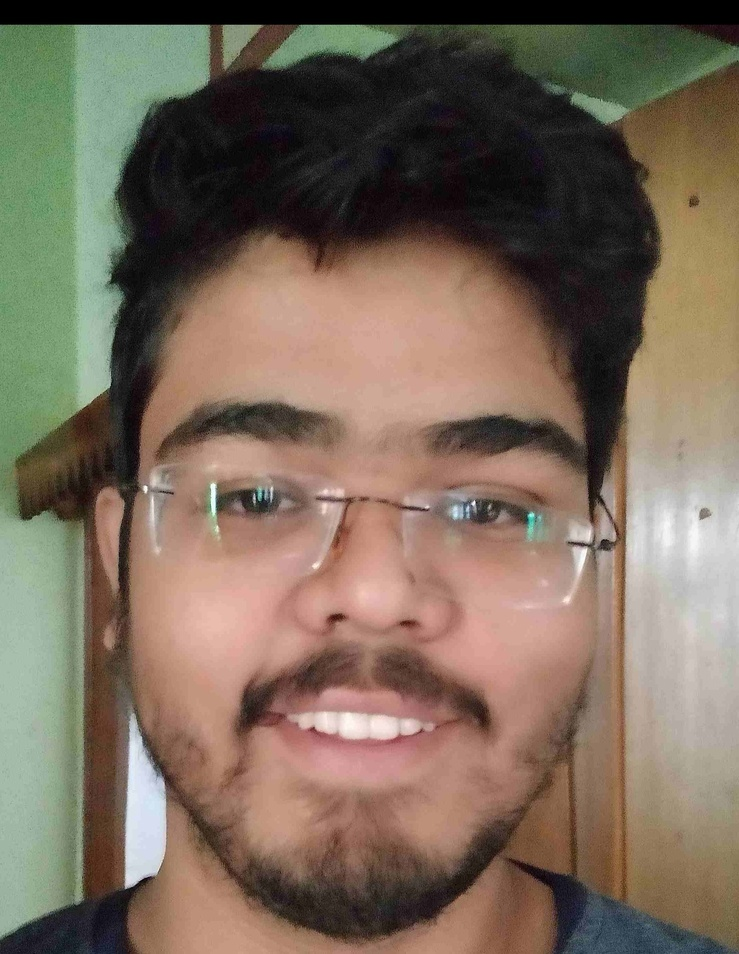
#> input picture Ad.jpg, 739 x 954 px, shrunk from 2125 x 2742 before the run
$ python rgb_to_binary.py
#> lines starting #> are read from the running program, lines starting #| are printed output that depends on the picture; after the words box and inside, x2 and y2 are one past the last pixel; in counts of white or black regions, pixels touching at a corner belong together
import cv2

# read the image file
img = cv2.imread('Ad.jpg', 2)
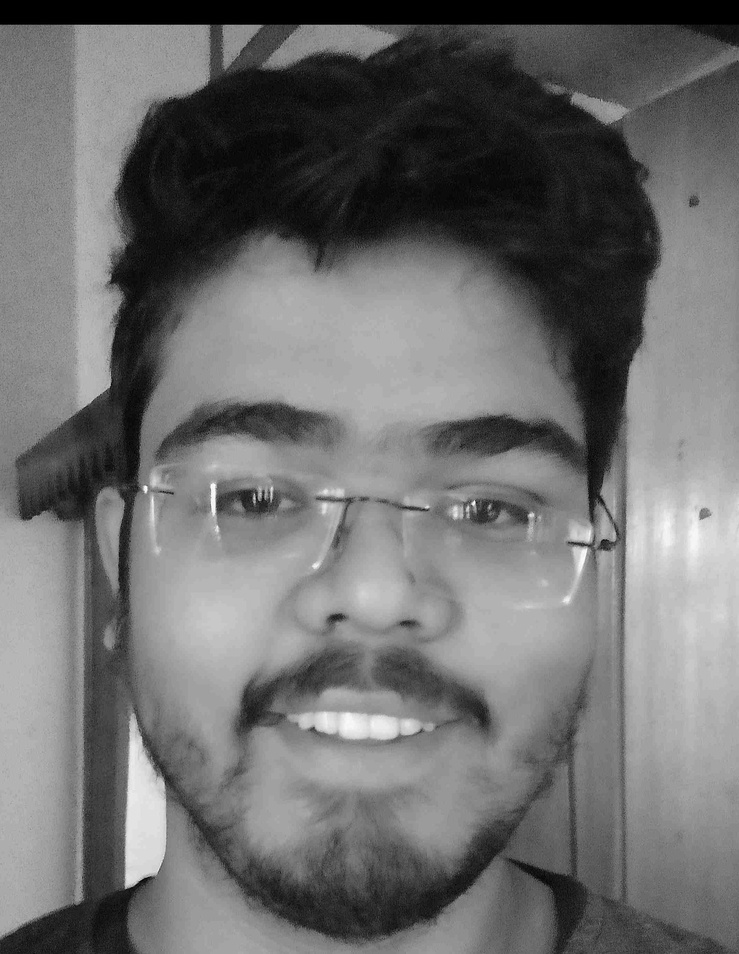
#> img: shape (954, 739); min 0, max 255, mean 110

ret, bw_img = cv2.threshold(img, 127, 255, cv2.THRESH_BINARY)
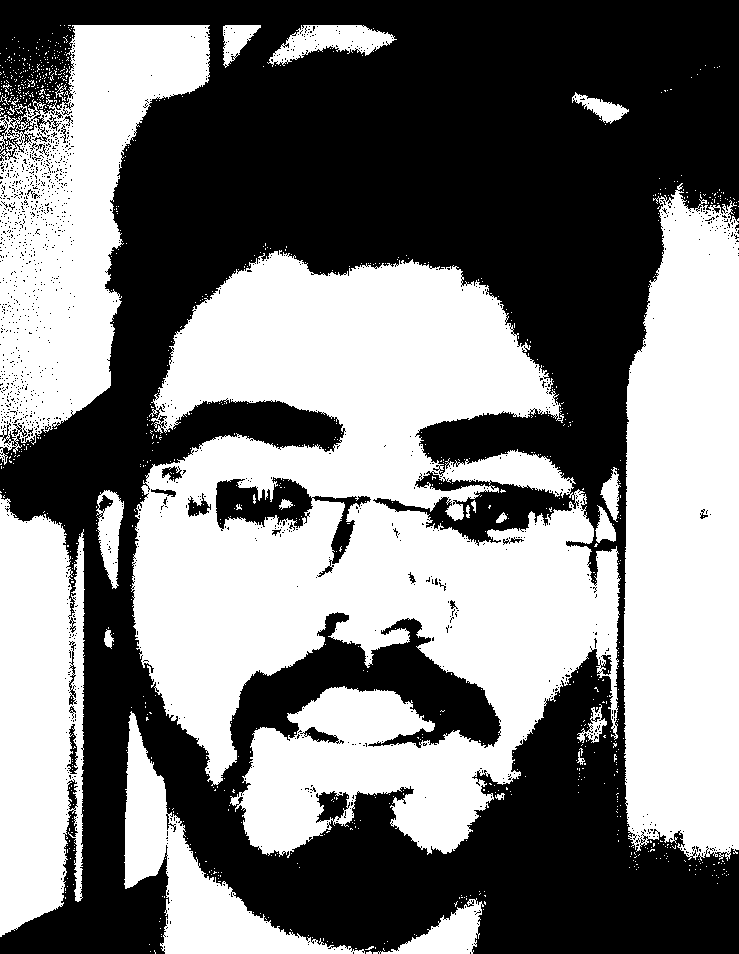
#> bw_img: shape (954, 739); 49% white; 973 white regions (945 under 20 px), largest, box (x1, y1, x2, y2) and area: (131, 250, 621, 858) 175502, (623, 183, 739, 861) 68159, (0, 25, 210, 465) 44625

# converting to its binary form
bw = cv2.threshold(img, 127, 255, cv2.THRESH_BINARY)

cv2.imshow("Binary", bw_img)

Ad_binary = 'Ad_bnary.jpg'

# Using cv2.imwrite() method
# Saving the image
cv2.imwrite(Ad_binary, bw_img)

cv2.waitKey(0)
cv2.destroyAllWindows()

$ run again, with Ad1.jpg copied over Ad.jpg
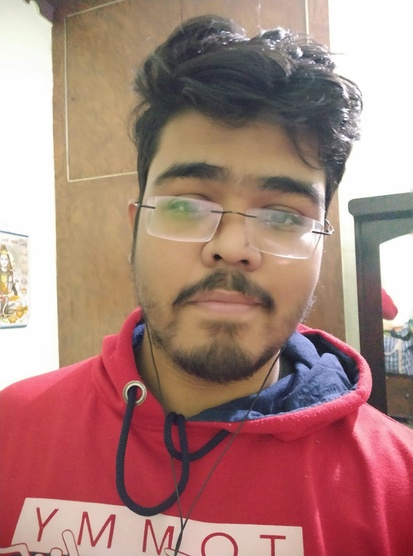
#> input picture Ad1.jpg, 413 x 556 px, shrunk from 1187 x 1599 before the run
#> `img = cv2.imread('Ad.jpg', 2)`:
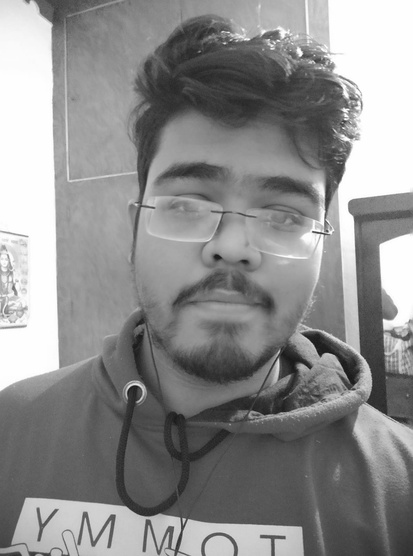
#> img: shape (556, 413); min 19, max 255, mean 141.6
#> `ret, bw_img = cv2.threshold(img, 127, 255, cv2.THRESH_BINARY)`:
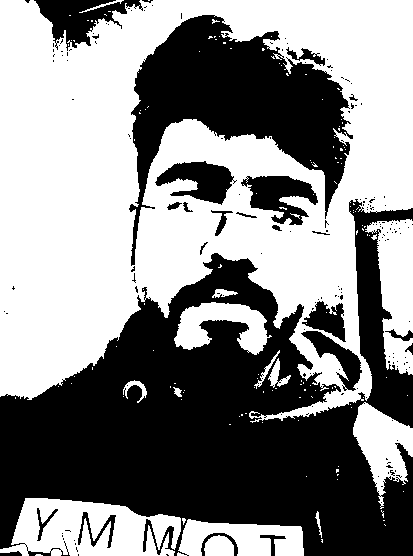
#> bw_img: shape (556, 413); 53.8% white; 179 black regions (156 under 20 px), largest, box (x1, y1, x2, y2) and area: (0, 199, 413, 556) 73364, (129, 15, 353, 266) 21751, (34, 0, 143, 51) 2503
